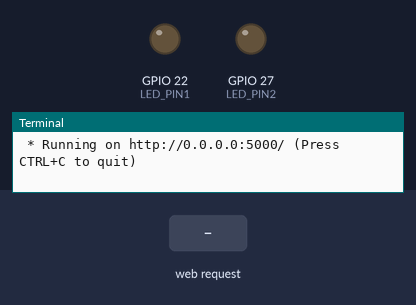
Bench run of a program on a simulated Raspberry Pi (BCM pin numbers). Parts: output pins drawn as LEDs (lit = HIGH), the last lines printed to the terminal. Inputs (shaded band) come from the test bench. The clock reads 2024-03-15 10:24:30 at power-on unless the program sets it.

Above: at 1.2 s.
1.3 s: HTTP request for /led/red/on received
At 2.1 s:
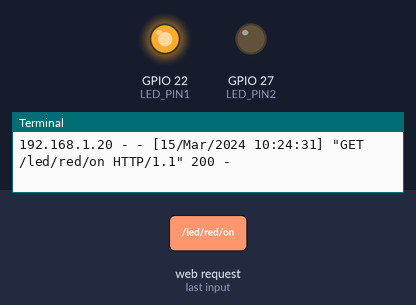
2.8 s: HTTP request for /led/blue/on received
At 3.3 s:
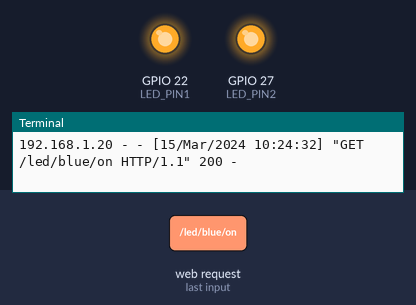
4.3 s: HTTP request for /led/red/off received
At 5.6 s:
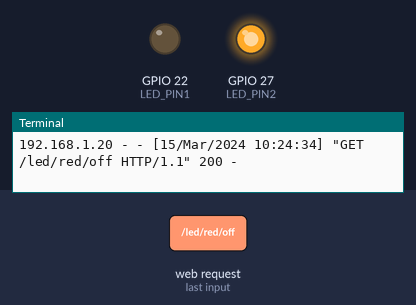
Timing chart, 0 to 7.3 s (numbered marks = the images above; inputs shaded):
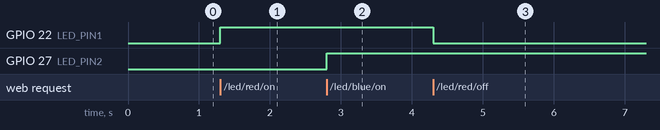

Measured:
- after the input at 1.3 s, GPIO 22 (LED_PIN1): LOW → HIGH at once
- after the input at 2.8 s, GPIO 27 (LED_PIN2): LOW → HIGH at once
- after the input at 4.3 s, GPIO 22 (LED_PIN1): HIGH → LOW at once

The program:

flask_led_task2.py
```python
from flask import Flask, render_template
import RPi.GPIO as GPIO

LED_PIN1 = 22
LED_PIN2 = 27

app = Flask(__name__)
GPIO.setmode(GPIO.BCM)
GPIO.setup(LED_PIN1, GPIO.OUT)
GPIO.setup(LED_PIN2, GPIO.OUT)

@app.route("/")
def home():
    return render_template("led2.html")
@app.route("/led/<color>/<op>")
def led_op(color,op):
    if color == "red":
        if op == "on":
            GPIO.output(LED_PIN1, GPIO.HIGH)
            return "RED LED ON"
        elif op == "off":
            GPIO.output(LED_PIN1, GPIO.LOW)
            return "RED LED OFF"
    elif color == "blue":
            if op == "on":
                GPIO.output(LED_PIN2, GPIO.HIGH)
                return "BLUE LED ON"
            elif op == "off":
                GPIO.output(LED_PIN2, GPIO.LOW)
                return "BLUE LED OFF"
    else:
         return "Error"

if __name__ == "__main__":
    try:
        app.run(host="0.0.0.0")
    finally:
        GPIO.cleanup()
```
